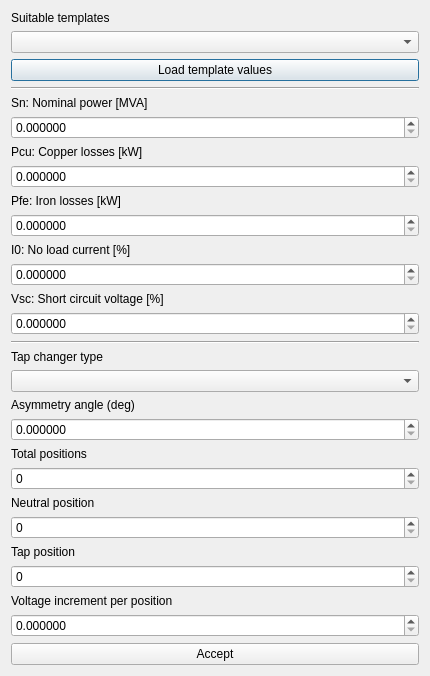
<?xml version="1.0" encoding="UTF-8"?>
<ui version="4.0">
 <class>TransformerEditorDialog</class>
 <widget class="QDialog" name="TransformerEditorDialog">
  <property name="geometry">
   <rect>
    <x>0</x>
    <y>0</y>
    <width>430</width>
    <height>430</height>
   </rect>
  </property>
  <property name="windowTitle">
   <string>Transformer editor</string>
  </property>
  <layout class="QVBoxLayout" name="verticalLayout">
   <item>
    <widget class="QLabel" name="templatesLabel">
     <property name="text">
      <string>Suitable templates</string>
     </property>
    </widget>
   </item>
   <item>
    <widget class="QComboBox" name="catalogueComboBox"/>
   </item>
   <item>
    <widget class="QPushButton" name="loadTemplateButton">
     <property name="text">
      <string>Load template values</string>
     </property>
    </widget>
   </item>
   <item>
    <widget class="Line" name="separator">
     <property name="orientation">
      <enum>Qt::Horizontal</enum>
     </property>
    </widget>
   </item>
   <item>
    <widget class="QLabel" name="snLabel">
     <property name="text">
      <string>Sn: Nominal power [MVA]</string>
     </property>
    </widget>
   </item>
   <item>
    <widget class="QDoubleSpinBox" name="snSpinBox">
     <property name="decimals">
      <number>6</number>
     </property>
     <property name="maximum">
      <double>999999.000000000000000</double>
     </property>
    </widget>
   </item>
   <item>
    <widget class="QLabel" name="pcuLabel">
     <property name="text">
      <string>Pcu: Copper losses [kW]</string>
     </property>
    </widget>
   </item>
   <item>
    <widget class="QDoubleSpinBox" name="pcuSpinBox">
     <property name="decimals">
      <number>6</number>
     </property>
     <property name="maximum">
      <double>999999.000000000000000</double>
     </property>
    </widget>
   </item>
   <item>
    <widget class="QLabel" name="pfeLabel">
     <property name="text">
      <string>Pfe: Iron losses [kW]</string>
     </property>
    </widget>
   </item>
   <item>
    <widget class="QDoubleSpinBox" name="pfeSpinBox">
     <property name="decimals">
      <number>6</number>
     </property>
     <property name="maximum">
      <double>999999.000000000000000</double>
     </property>
    </widget>
   </item>
   <item>
    <widget class="QLabel" name="i0Label">
     <property name="text">
      <string>I0: No load current [%]</string>
     </property>
    </widget>
   </item>
   <item>
    <widget class="QDoubleSpinBox" name="i0SpinBox">
     <property name="decimals">
      <number>6</number>
     </property>
     <property name="maximum">
      <double>999999.000000000000000</double>
     </property>
    </widget>
   </item>
   <item>
    <widget class="QLabel" name="vscLabel">
     <property name="text">
      <string>Vsc: Short circuit voltage [%]</string>
     </property>
    </widget>
   </item>
   <item>
    <widget class="QDoubleSpinBox" name="vscSpinBox">
     <property name="decimals">
      <number>6</number>
     </property>
     <property name="maximum">
      <double>999999.000000000000000</double>
     </property>
    </widget>
   </item>
   <item>
    <widget class="Line" name="tapSeparator">
     <property name="orientation">
      <enum>Qt::Horizontal</enum>
     </property>
    </widget>
   </item>
   <item>
    <widget class="QLabel" name="tapChangerTypeLabel">
     <property name="text">
      <string>Tap changer type</string>
     </property>
    </widget>
   </item>
   <item>
    <widget class="QComboBox" name="tapChangerTypeComboBox"/>
   </item>
   <item>
    <widget class="QLabel" name="asymmetryAngleLabel">
     <property name="text">
      <string>Asymmetry angle (deg)</string>
     </property>
    </widget>
   </item>
   <item>
    <widget class="QDoubleSpinBox" name="asymmetryAngleSpinBox">
     <property name="decimals">
      <number>6</number>
     </property>
     <property name="maximum">
      <double>999999.000000000000000</double>
     </property>
    </widget>
   </item>
   <item>
    <widget class="QLabel" name="totalPositionsLabel">
     <property name="text">
      <string>Total positions</string>
     </property>
    </widget>
   </item>
   <item>
    <widget class="QSpinBox" name="totalPositionsSpinBox">
     <property name="maximum">
      <number>999999</number>
     </property>
    </widget>
   </item>
   <item>
    <widget class="QLabel" name="neutralPositionLabel">
     <property name="text">
      <string>Neutral position</string>
     </property>
    </widget>
   </item>
   <item>
    <widget class="QSpinBox" name="neutralPositionSpinBox">
     <property name="maximum">
      <number>999999</number>
     </property>
    </widget>
   </item>
   <item>
    <widget class="QLabel" name="tapPositionLabel">
     <property name="text">
      <string>Tap position</string>
     </property>
    </widget>
   </item>
   <item>
    <widget class="QSpinBox" name="tapPositionSpinBox">
     <property name="maximum">
      <number>999999</number>
     </property>
    </widget>
   </item>
   <item>
    <widget class="QLabel" name="dvLabel">
     <property name="text">
      <string>Voltage increment per position</string>
     </property>
    </widget>
   </item>
   <item>
    <widget class="QDoubleSpinBox" name="dvSpinBox">
     <property name="decimals">
      <number>6</number>
     </property>
     <property name="maximum">
      <double>999999.000000000000000</double>
     </property>
    </widget>
   </item>
   <item>
    <widget class="QPushButton" name="acceptButton">
     <property name="text">
      <string>Accept</string>
     </property>
    </widget>
   </item>
  </layout>
 </widget>
 <resources/>
 <connections/>
</ui>
